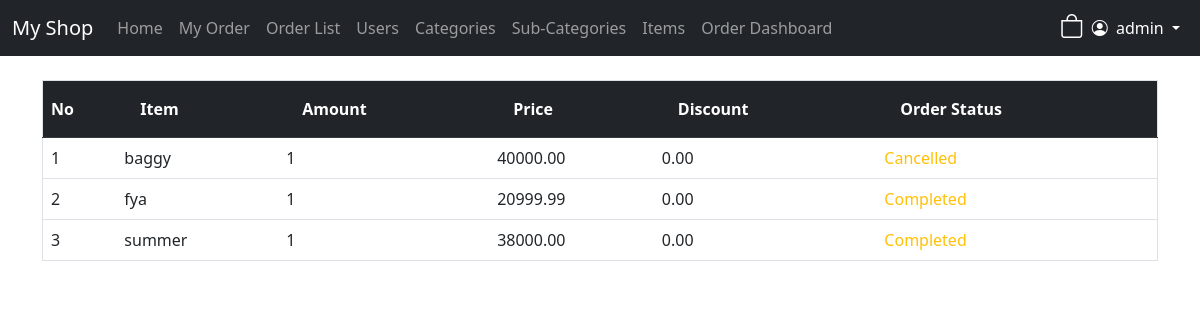
The app's page /order/detail/2/ (signed in) with its own data.
### my_app/models.py (models this page shows, shortened)
class OrderDetail(models.Model):
    item = models.ForeignKey(
        'Item',
        on_delete=models.PROTECT, # ပစ္စည်းစာရင်းကို ဖျက်လိုက်ပေမယ့် ရောင်းရတဲ့စာရင်း မပျက်စေချင်လို့ PROTECT သုံးတာ ပိုကောင်းပါတယ်
        related_name='orders_detail'
    )
    order_id =  models.ForeignKey(
        'Order',
        on_delete=models.PROTECT, # ပစ္စည်းစာရင်းကို ဖျက်လိုက်ပေမယ့် ရောင်းရတဲ့စာရင်း မပျက်စေချင်လို့ PROTECT သုံးတာ ပိုကောင်းပါတယ်
        related_name='order'
    )
    amount = models.IntegerField() # ဘယ်နှခုရောင်းရသလဲ
    price = models.DecimalField(max_digits=10, decimal_places=2)    # ရောင်းရစဉ်က ဈေးနှုန်း
    discount = models.DecimalField(max_digits=10, decimal_places=2, default=0.00) # ရောင်းရစဉ်က လျှော့ဈေး
    order_status = models.CharField(
        max_length=20,
        choices=ORDER_STATUS_CHOICES,
        default='pending'
    )
    is_deleted = models.BooleanField(default=False)
    created_at = models.DateTimeField(auto_now_add=True)
    updated_at = models.DateTimeField(auto_now=True)

class Item(models.Model):
    sub_category = models.ForeignKey(
        'SubCategory',
        on_delete=models.CASCADE,
        related_name='items'
    )
    created_by = models.ForeignKey(
        User,
        on_delete=models.SET_NULL,
        null=True,
        related_name='items_created'
    )
    name = models.CharField(max_length=200)
    amount = models.IntegerField(default=0)      # လက်ကျန်အရေအတွက်
    size = models.CharField(max_length=50, blank=True, null=True) # ဥပမာ- Large, 42, 10-inch
    buy_price = models.DecimalField(max_digits=10, decimal_places=2)
    sale_price = models.DecimalField(max_digits=10, decimal_places=2)
    is_discount = models.BooleanField(default=False)
    discount = models.DecimalField(max_digits=10, decimal_places=2, default=0.00)
    is_deleted = models.BooleanField(default=False)
    created_at = models.DateTimeField(auto_now_add=True)
    updated_at = models.DateTimeField(auto_now=True)
    image = models.ImageField(upload_to='items/', null=True, blank=True)

### my_app/views.py (the view)
# urls.py: path('order/detail/<int:pk>/', views.order_detail, name='order_detail'),
def order_detail(request, pk):
    order_items = OrderDetail.objects.filter(order_id=pk)
    paginator = Paginator(order_items, 10)
    page_number = request.GET.get('page')
    page_obj = paginator.get_page(page_number)
    return render(request, 'order/order_detail.html', {'order_items': page_obj})

### templates/order/order_detail.html (shortened to what this page needs)
{% extends 'base.html' %}
    {% block content %}
    <div class="main-card">
        <div class="table-responsive">
            <table class="table table-hover border">
                <thead class="table-dark">
                    <tr>
                         <th class="py-3">No</th>
                        <th class="py-3 px-4">Item</th>
                        <th class="py-3 px-4">Amount</th>
                        <th class="py-3 px-4">Price</th>
                        <th class="py-3 px-4">Discount</th>
                        <th class="py-3 px-4">Order Status</th>
                    </tr>
                </thead>
                <tbody>
                    {% for item in order_items %}
                    <tr>
                        <td>{{ order_items.start_index|add:forloop.counter0 }}</td>
                        <td>{{ item.item.name }}</td>
                        <td>{{ item.amount }}</td>
                        <td>{{ item.price }}</td>
                        <td>{{ item.discount }}</td>
                        <td>
                           <span class="fw-medium text-capitalize text-warning">{{ item.order_status }}</span>
                        </td>
                    </tr>
                    {% empty %}
                    <tr>
                        <td colspan="3" class="text-center py-5 text-muted">
                            No Item found.
                        </td>
                    </tr>
                    {% endfor %}
                </tbody>
            </table>
        </div>
    </div>
    {% endblock %}

### templates/base.html (shortened to what this page needs)
<!DOCTYPE html>
<html lang="en">
<head>
    <link href="https://cdn.jsdelivr.net/npm/bootstrap@5.3.0/dist/css/bootstrap.min.css" rel="stylesheet">
    <link rel="stylesheet" href="https://cdn.jsdelivr.net/npm/bootstrap-icons@1.11.0/font/bootstrap-icons.css">
</head>
<body>
    {%if user.is_authenticated %}
    <nav class="navbar navbar-expand-lg navbar-dark bg-dark mb-4">
        <div class="container-fluid">
            <a class="navbar-brand" href="{% url 'index' %}">My Shop</a>
            <div class="collapse navbar-collapse" id="navbarNav">
                <ul class="navbar-nav me-auto">
                    <li class="nav-item"><a class="nav-link" href="{% url 'index' %}">Home</a></li>
                    {% if user.is_authenticated %}
                    <li class="nav-item"><a class="nav-link" href="{% url 'cart_detail' %}">My Order</a></li>
                    <li class="nav-item"><a class="nav-link" href="{% url 'order_index' %}">Order List</a></li>
                    {% if user.is_superuser %}
                    <li class="nav-item"><a class="nav-link" href="{% url 'user_list' %}">Users</a></li>
                    <li class="nav-item"><a class="nav-link" href="{% url 'category_list' %}">Categories</a></li>
                    <li class="nav-item"><a class="nav-link" href="{% url 'subcategory_list' %}">Sub-Categories</a></li>
                    <li class="nav-item"><a class="nav-link" href="{% url 'item_list' %}">Items</a></li>
                    <li class="nav-item"><a class="nav-link" href="{% url 'order_dash' %}">Order Dashboard</a></li>
                    {% endif %}
                    {% endif %}
                </ul>
                <ul class="navbar-nav ms-auto">
                    {% if user.is_authenticated %}
                    <li>
                        <div class="ms-auto d-flex align-items-center">
                            <a href="{% url 'cart_detail' %}"
                                class="nav-cart-link text-white position-relative {% if messages %}cart-shake{% endif %}"
                                title="Shopping Bag">
                                <i class="bi bi-bag fs-4"></i>
                            </a>
                            {% endif %}
                        </div>
                    </li>
                    <li class="nav-item dropdown">
                        <a class="nav-link dropdown-toggle text-white" href="#" id="navbarDropdown" role="button"
                            data-bs-toggle="dropdown" aria-expanded="false">
                            <i class="bi bi-person-circle me-1"></i> {{ user.username }}
                        </a>
                            {% endif %}
                    </li>
                </ul>
            </div>
        </div>
    </nav>
    <div class="container">
        {% block content %}
        {% endblock %}
    </div>
</body>
</html>

### templates/base.html (style rules this page uses)
.nav-cart-link { text-decoration: none; display: inline-flex; align-items: center; transition: transform 0.2s ease, opacity 0.2s ease; }

### records on screen
OrderDetail: start_index|add "1", item.name "baggy", amount "1", price "40000.00", discount "0.00", order_status "Cancelled"
OrderDetail: start_index|add "2", item.name "fya", amount "1", price "20999.99", discount "0.00", order_status "Completed"
OrderDetail: start_index|add "3", item.name "summer", amount "1", price "38000.00", discount "0.00", order_status "Completed"

### other values on screen
{{ user.username }} "admin"
